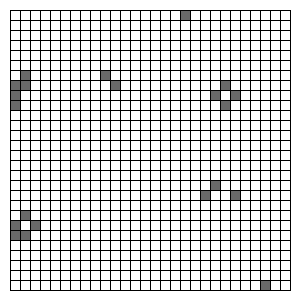
Frame 1 (no input)
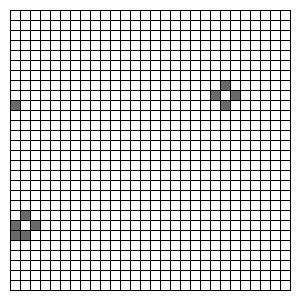
Frame 60 (the mouse pressed at the canvas centre just before this capture)
Frame 120 (the mouse held since frame 60 and released just before this capture): identical to frame 60, image omitted

The Processing sketch that drew these frames (run headless with seeded random() and noise(); from frame 60 on, the mouse is pressed at the canvas centre):

// Processing sketch: GameOfLife
// ── GameOfLife.pde
int w = 10;
Cell[][] cell = new Cell[300/w][300/w];

void setup() {
  size(300, 300);
  for (int i=0; i<width/w; i++) {
    for (int j=0; j<height/w; j++) {
      cell[i][j] = new Cell(i*w, j*w, w, (random(100)<25)?true:false);
    }
  }
  // frameRate( 2);
}

void draw() {
  background(-1);
  for (int i=1; i<width/w-1; i++) {
    for (int j=1; j<height/w-1; j++) {
      int life=0;
      for (int m=-1; m<=1; m++) {
        for (int n=-1; n<=1; n++) {
          int x = i+m;
          int y = j+n;
          if (x!=i && y!=j && cell[x][y].myLife ) life++;
        }
      }  
      println(life + " " + millis());
      cell[i][j].setLife(life);
      cell[i][j].myLife = cell[i][j].tempLife;
    }
  }
  for (int i=1; i<width/w-1; i++) {
    for (int j=1; j<height/w-1; j++) {
      cell[i][j].show();
    }
  }
}

class Cell {
  int x, y, w;  
  boolean myLife;
  boolean tempLife;
  Cell(int x, int y, int w, boolean myLife) {
    this.x = x;
    this.y = y;
    this.w = w;
    this.myLife = myLife;
  }
  void show() {
    if (myLife)fill(0, 150);
    else fill(-1);
    rect(x, y, w, w);
  }

  void setLife(int nolife) {  
    if (myLife && nolife<2 || nolife>3) tempLife= false; 
    else if (!myLife && nolife==3) tempLife = true;
    else tempLife = myLife;
  }
}
